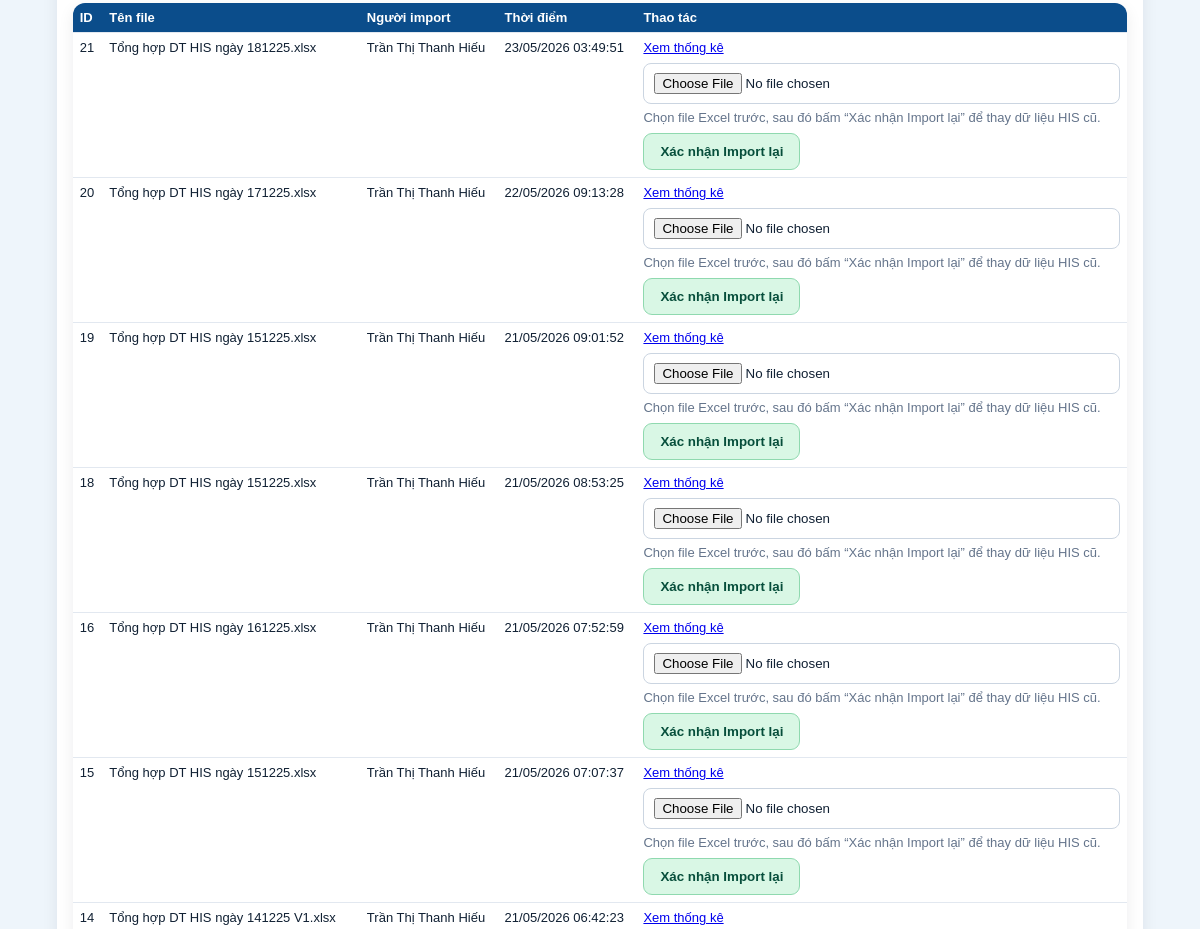
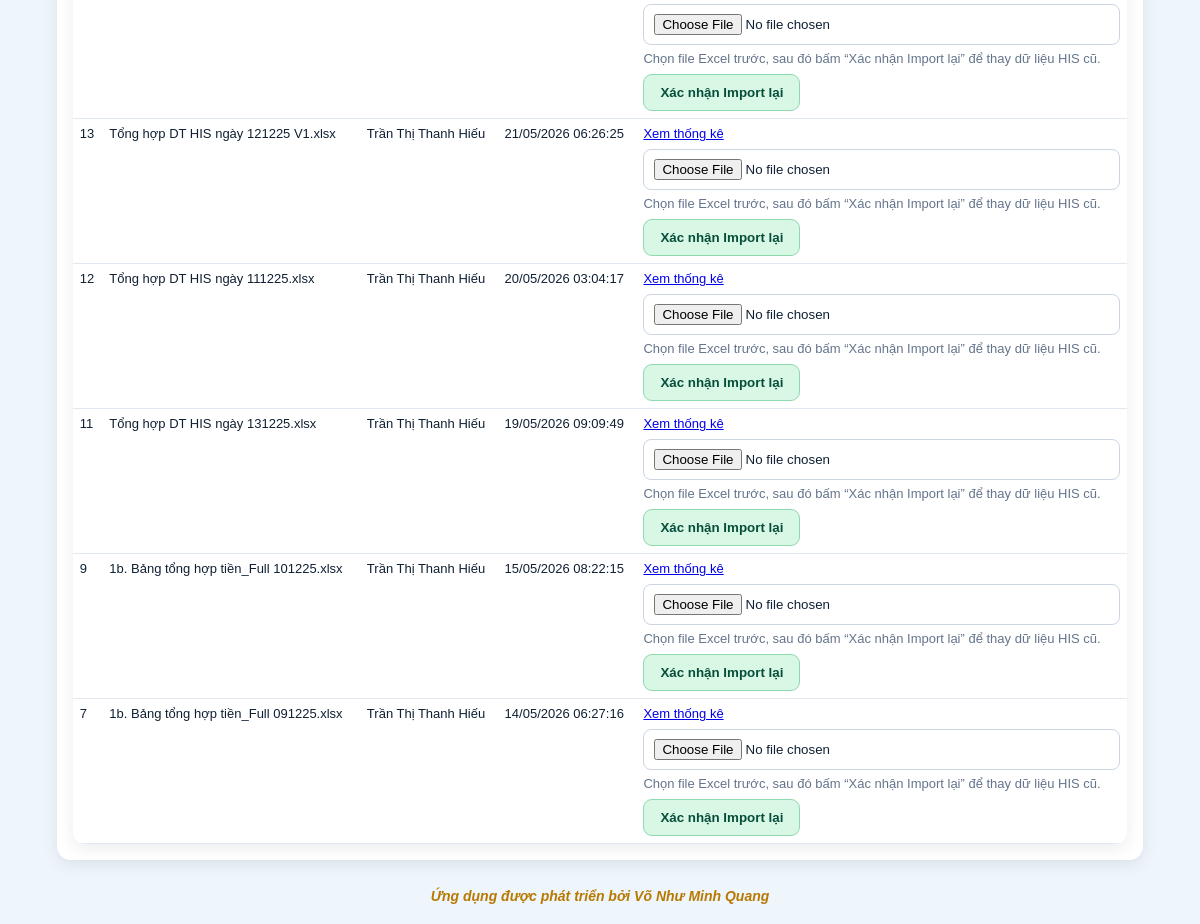
Page /cash-control (signed in, lower part) on the earlier database version (2 pictures, top to bottom).
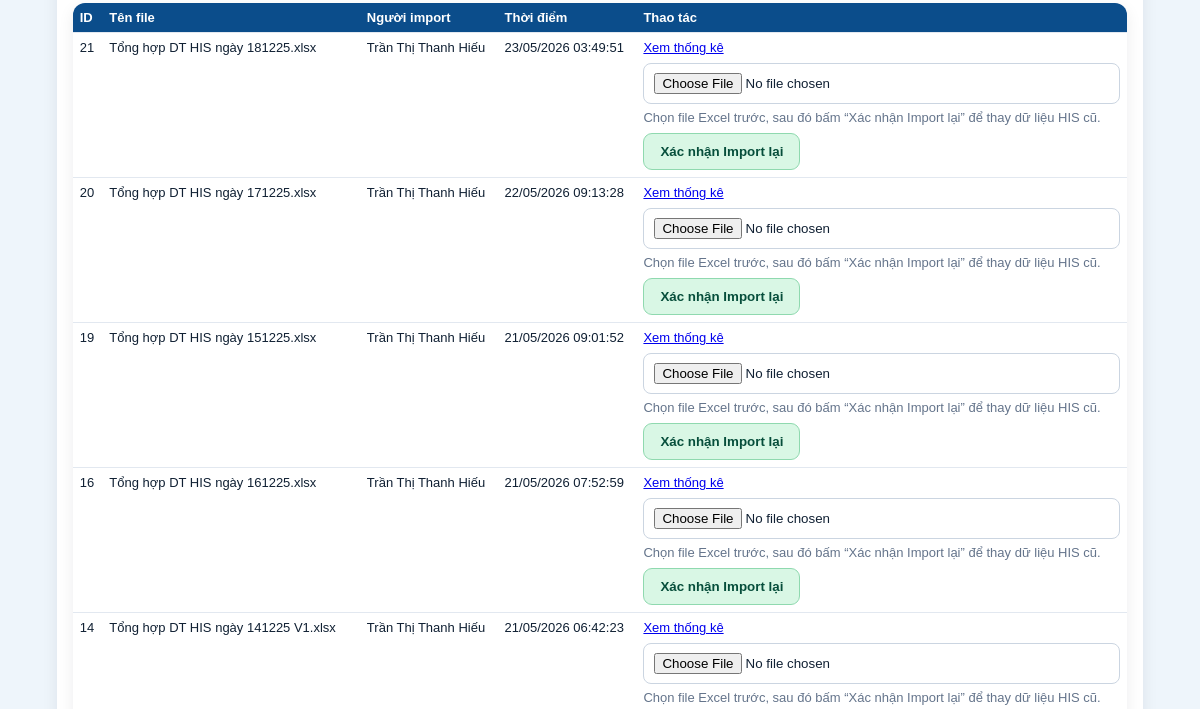
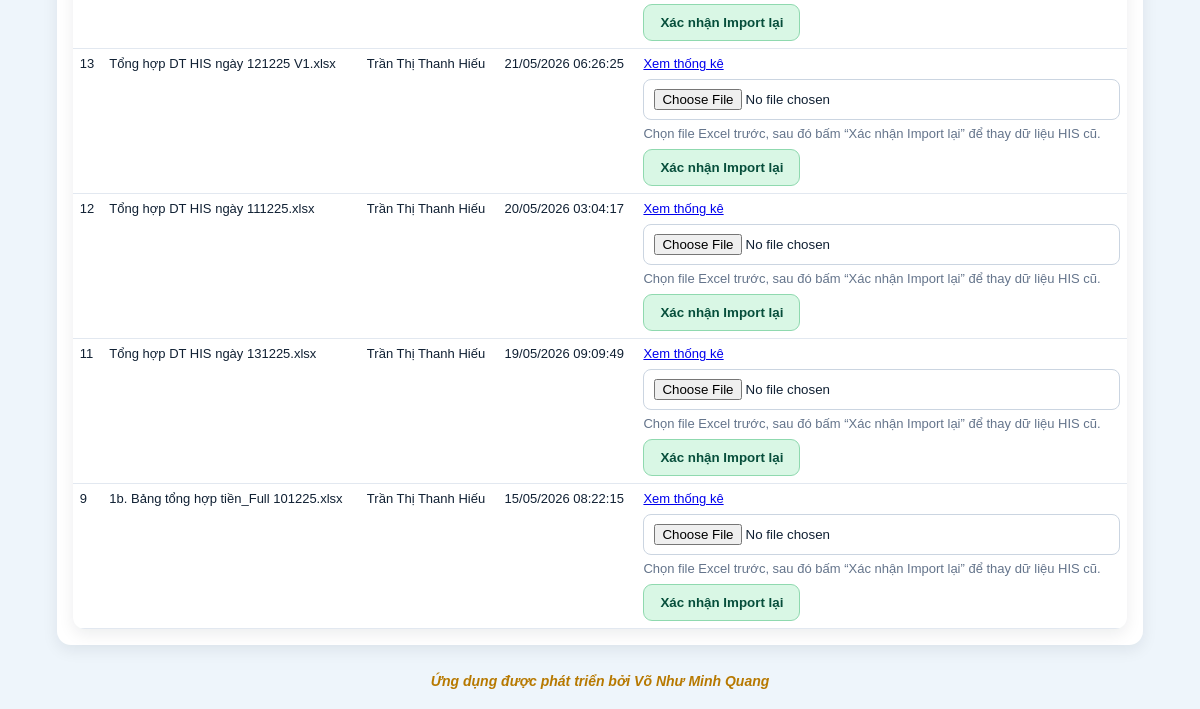
Same page on the later database version (2 pictures, top to bottom).
### tables this page shows
CREATE TABLE cash_control_batches (
                id INTEGER PRIMARY KEY AUTOINCREMENT,
                title TEXT NOT NULL,
                original_filename TEXT,
                report_date TEXT,
                created_by INTEGER NOT NULL,
                created_at TEXT NOT NULL DEFAULT CURRENT_TIMESTAMP,
                FOREIGN KEY(created_by) REFERENCES users(id)
            );

### app/models.py (models this page shows)
class Users(Base):
    __tablename__ = "users"
    id = Column(Integer, primary_key=True)
    username = Column(String, unique=True, nullable=False, index=True)
    full_name = Column(String, nullable=False)
    password_hash = Column(String, nullable=False)
    unit_code = Column(String, nullable=False, default="THANH_VIEN_TRUNG_TAP")
    role_code = Column(String, nullable=False, default="THANH_VIEN_TRUNG_TAP")
    position_title = Column(String, nullable=False, default="Thành viên trưng tập")
    is_active = Column(Integer, nullable=False, default=1)
    created_at = Column(String, nullable=False)
    status = column_property(
        case(
            (is_active == 1, "ACTIVE"),
            else_="LOCKED",
        )
    )

### app/routers/cash_control.py (the view)
@router.get("")
def cash_control_index(request: Request):
    denied = require_cash_control_access(request)
    if denied:
        return denied
    user = request.state.user
    active_main_tab = request.query_params.get("main_tab") or "summary"
    active_summary_tab = request.query_params.get("summary_tab") or "his"
    if user.get("role_code") in BOARD_ROLES:
        active_main_tab = "voucher"
        active_summary_tab = "his"
    selected_his_import_year = query_text(request, "his_import_year")
    selected_his_import_month = query_text(request, "his_import_month")
    selected_his_import_day = query_text(request, "his_import_day")
    selected_cashbook_import_year = query_text(request, "cashbook_import_year")
    selected_cashbook_import_month = query_text(request, "cashbook_import_month")
    selected_cashbook_import_day = query_text(request, "cashbook_import_day")
    selected_accounting_import_year = query_text(request, "accounting_import_year")
    selected_accounting_import_month = query_text(request, "accounting_import_month")
    selected_accounting_import_day = query_text(request, "accounting_import_day")
    selected_cash_voucher_year = query_text(request, "cash_voucher_year")
    selected_cash_voucher_month = query_text(request, "cash_voucher_month")
    selected_cash_voucher_day = query_text(request, "cash_voucher_day")
    editing_voucher_id = query_int(request, "editing_voucher_id")
    if user.get("role_code") in BOARD_ROLES:
        editing_voucher_id = None
    with get_conn() as conn:
        batches = conn.execute(
            """
            SELECT b.*, u.full_name AS creator_name
            FROM cash_control_batches b
            JOIN users u ON u.id = b.created_by
            ORDER BY b.id DESC
            """
        ).fetchall()
        cash_voucher_where = ["1=1"]
        cash_voucher_params: list[Any] = []
        if user.get("role_code") == ROLE_ADMIN:
            pass
        elif user.get("role_code") == "TRUONG_BAN_KSNB":
            pass
        elif user.get("role_code") == "PHO_TRUONG_BAN_KSNB":
            cash_voucher_where.append("(v.created_by = ? OR v.current_handler = ?)")
            cash_voucher_params.extend([user["id"], user["id"]])
        elif user.get("role_code") == "NHAN_VIEN_KSNB":
            cash_voucher_where.append("v.created_by = ?")
            cash_voucher_params.append(user["id"])
        elif user.get("role_code") == "TONG_GIAM_DOC":
            cash_voucher_where.append("v.status IN ('SUBMITTED_TO_BOARD', 'BOARD_VIEWED', 'BOARD_SAVED')")
        elif user.get("role_code") in BOARD_ROLES:
            cash_voucher_where.append("v.status IN ('SUBMITTED_TO_BOARD', 'BOARD_VIEWED', 'BOARD_SAVED') AND (v.current_handler = ? OR v.board_user_id = ?)")
            cash_voucher_params.extend([user["id"], user["id"]])
        else:
            cash_voucher_where.append("0=1")
        if selected_cash_voucher_year:
            cash_voucher_where.append("strftime('%Y', v.created_at) = ?")
            cash_voucher_params.append(selected_cash_voucher_year)
        if selected_cash_voucher_month:
            cash_voucher_where.append("strftime('%m', v.created_at) = ?")
            cash_voucher_params.append(selected_cash_voucher_month.zfill(2))
        if selected_cash_voucher_day:
            cash_voucher_where.append("strftime('%d', v.created_at) = ?")
            cash_voucher_params.append(selected_cash_voucher_day.zfill(2))
        cash_voucher_where_sql = " AND ".join(cash_voucher_where)
        cash_control_vouchers = conn.execute(
            f"""
            SELECT v.*, u.full_name AS creator_name
            FROM cash_control_vouchers v
            JOIN users u ON u.id = v.created_by
            WHERE {cash_voucher_where_sql}
            ORDER BY v.id DESC
            """,
            cash_voucher_params,
        ).fetchall()
        cash_control_voucher_years = conn.execute(
            """
            SELECT DISTINCT strftime('%Y', created_at) AS year
            FROM cash_control_vouchers
            WHERE created_at IS NOT NULL
            ORDER BY year DESC
            """
        ).fetchall()
        editing_cash_voucher = None
        if editing_voucher_id:
            editing_cash_voucher = conn.execute(
                """
                SELECT v.*, u.full_name AS creator_name
                FROM cash_control_vouchers v
                JOIN users u ON u.id = v.created_by
                WHERE v.id = ?
                """,
                (editing_voucher_id,),
            ).fetchone()
            if not can_view_cash_control_voucher(user, editing_cash_voucher):
                editing_cash_voucher = None
    cash_control_voucher_rows = []
    for row in cash_control_vouchers:
        item = dict(row)
        item["is_new_for_current_user"] = False
        if user["role_code"] == "ADMIN" and item["status"] in ("SUBMITTED_TO_HEAD", "SUBMITTED_TO_BOARD"):
            item["is_new_for_current_user"] = True
        elif user["role_code"] in HEAD_ROLES and item["status"] == "SUBMITTED_TO_HEAD" and item["current_handler"] == user["id"]:
            item["is_new_for_current_user"] = True
        elif user["role_code"] in BOARD_ROLES and item["status"] == "SUBMITTED_TO_BOARD" and (
            item["current_handler"] == user["id"]
            or item["board_user_id"] == user["id"]
        ):
            item["is_new_for_current_user"] = True
        cash_control_voucher_rows.append(item)
    cash_control_new_count = sum(1 for item in cash_control_voucher_rows if item["is_new_for_current_user"])
    cash_control_voucher_months = [f"{i:02d}" for i in range(1, 13)]
    cash_control_voucher_days = [f"{i:02d}" for i in range(1, 32)]
    his_import_filter_choices = import_filter_choices(list(batches))
    filtered_batches = filter_import_batches(
        list(batches),
        selected_year=selected_his_import_year,
        selected_month=selected_his_import_month,
        selected_day=selected_his_import_day,
    )
    selected_his_batch_id = query_int(request, "his_batch_id")
    selected_cashbook_batch_id = query_int(request, "cashbook_batch_id")
    selected_accounting_batch_id = query_int(request, "accounting_batch_id")
    if active_main_tab == "voucher" and editing_cash_voucher:
        if selected_his_batch_id is None:
            selected_his_batch_id = editing_cash_voucher["his_batch_id"]
        if selected_cashbook_batch_id is None:
            selected_cashbook_batch_id = editing_cash_voucher["cashbook_batch_id"]
        if selected_accounting_batch_id is None:
            selected_accounting_batch_id = editing_cash_voucher["accounting_batch_id"]
    his_context = load_latest_his_context(selected_his_batch_id) if active_main_tab in {"reconcile", "voucher"} else {
        "selected_batch": None,
        "summaries": [],
        "totals": {},
    }
    cashbook_context = load_cashbook_context(selected_cashbook_batch_id)
    accounting_context = load_accounting_context(selected_accounting_batch_id)
    reconcile_context = build_reconcile_context(
        his_context["totals"],
        his_context["summaries"],
        cashbook_context,
        accounting_context,
        his_context["selected_batch"]["id"] if his_context["selected_batch"] else None,
    )
    control_voucher_context = build_control_voucher_context(
        his_context["totals"],
        cashbook_context,
        accounting_context,
    )
    signature_user_context = load_cash_control_signature_users()
    cashbook_import_filter_choices = import_filter_choices(list(cashbook_context.get("cashbook_batches", [])))
    accounting_import_filter_choices = import_filter_choices(list(accounting_context.get("accounting_batches", [])))
    filtered_cashbook_batches = filter_import_batches(
        list(cashbook_context.get("cashbook_batches", [])),
        selected_year=selected_cashbook_import_year,
        selected_month=selected_cashbook_import_month,
        selected_day=selected_cashbook_import_day,
    )
    filtered_accounting_batches = filter_import_batches(
        list(accounting_context.get("accounting_batches", [])),
        selected_year=selected_accounting_import_year,
        selected_month=selected_accounting_import_month,
        selected_day=selected_accounting_import_day,
    )
    return templates.TemplateResponse(
        "cash_control_index.html",
        {
            "request": request,
            "user": user,
            "batches": filtered_batches,
            "his_import_years": his_import_filter_choices["years"],
            "his_import_months": his_import_filter_choices["months"],
            "his_import_days": his_import_filter_choices["days"],
            "selected_his_import_year": selected_his_import_year,
            "selected_his_import_month": selected_his_import_month.zfill(2) if selected_his_import_month else "",
            "selected_his_import_day": selected_his_import_day.zfill(2) if selected_his_import_day else "",
            "cashbook_batches_filtered": filtered_cashbook_batches,
            "cashbook_import_years": cashbook_import_filter_choices["years"],
            "cashbook_import_months": cashbook_import_filter_choices["months"],
            "cashbook_import_days": cashbook_import_filter_choices["days"],
            "selected_cashbook_import_year": selected_cashbook_import_year,
            "selected_cashbook_import_month": selected_cashbook_import_month.zfill(2) if selected_cashbook_import_month else "",
            "selected_cashbook_import_day": selected_cashbook_import_day.zfill(2) if selected_cashbook_import_day else "",
            "accounting_batches_filtered": filtered_accounting_batches,
            "accounting_import_years": accounting_import_filter_choices["years"],
            "accounting_import_months": accounting_import_filter_choices["months"],
            "accounting_import_days": accounting_import_filter_choices["days"],
            "selected_accounting_import_year": selected_accounting_import_year,
            "selected_accounting_import_month": selected_accounting_import_month.zfill(2) if selected_accounting_import_month else "",
            "selected_accounting_import_day": selected_accounting_import_day.zfill(2) if selected_accounting_import_day else "",
            "cash_control_status_labels": CASH_CONTROL_STATUS_LABELS,
            "cash_control_vouchers": cash_control_voucher_rows,
            "cash_control_voucher_years": cash_control_voucher_years,
            "cash_control_voucher_months": cash_control_voucher_months,
            "cash_control_new_count": cash_control_new_count,
            "cash_control_voucher_days": cash_control_voucher_days,
            "selected_cash_voucher_year": selected_cash_voucher_year,
            "selected_cash_voucher_month": selected_cash_voucher_month.zfill(2) if selected_cash_voucher_month else "",
            "selected_cash_voucher_day": selected_cash_voucher_day.zfill(2) if selected_cash_voucher_day else "",
            "editing_cash_voucher": editing_cash_voucher,
            "selected_batch": his_context["selected_batch"],
            "summaries": his_context["summaries"],
            "totals": his_context["totals"],
            "error": None,
            "active_main_tab": active_main_tab,
            "active_summary_tab": active_summary_tab,
            "cash_control_revenue_items": CASH_CONTROL_REVENUE_ITEMS,
            "cash_control_expense_items": CASH_CONTROL_EXPENSE_ITEMS,
            "format_vn_sqlite_datetime": format_vn_sqlite_datetime,
            "format_vn_control_date": format_vn_control_date,
            "selected_his_batch_id": selected_his_batch_id or (his_context["selected_batch"]["id"] if his_context["selected_batch"] else None),
            "selected_cashbook_batch_id": selected_cashbook_batch_id or (cashbook_context["selected_cashbook_batch"]["id"] if cashbook_context["selected_cashbook_batch"] else None),
            "selected_accounting_batch_id": selected_accounting_batch_id or (accounting_context["selected_accounting_batch"]["id"] if accounting_context["selected_accounting_batch"] else None),
            **cashbook_context,
            **accounting_context,
            **reconcile_context,
            **control_voucher_context,
            **signature_user_context,
        },
    )

### app/templates/cash_control_index.html (shortened to what this page needs)
{% extends 'base.html' %}
{% block content %}
{% if active_main_tab == 'summary' %}
  {% if active_summary_tab == 'his' %}
  <div class="panel">
    <table class="table compact">
      <thead>
        <tr>
          <th>ID</th>
          <th>Tên file</th>
          <th>Người import</th>
          <th>Thời điểm</th>
          <th>Thao tác</th>
        </tr>
      </thead>
      <tbody>
        {% for b in batches %}
        <tr>
          <td>{{ b.id }}</td>
          <td>{{ b.original_filename }}</td>
          <td>{{ b.creator_name }}</td>
          <td>{{ format_vn_sqlite_datetime(b.created_at) }}</td>
          <td>
            <a href="/cash-control/{{ b.id }}?main_tab=summary&summary_tab=his">Xem thống kê</a>
            <form method="post" action="/cash-control/import/{{ b.id }}/replace" enctype="multipart/form-data" style="margin-top:8px;">
              <input type="file" name="revenue_file" accept=".xlsx" required>
              <div class="muted" style="margin-top:6px;">
                Chọn file Excel trước, sau đó bấm “Xác nhận Import lại” để thay dữ liệu HIS cũ.
              </div>
              <button class="secondary cash-control-ui-font cash-btn-confirm-import" type="submit" style="margin-top:8px;" onclick="return confirm('Bạn chắc chắn muốn import lại dữ liệu HIS? Dữ liệu cũ sẽ được thay bằng file mới.');">Xác nhận Import lại</button>
            </form>
          </td>
        </tr>
        {% else %}
        <tr><td colspan="5" class="empty">Chưa có dữ liệu import HIS.</td></tr>
        {% endfor %}
      </tbody>
    </table>
  </div>
  {% endif %}
{% endif %}
{% endblock %}

Differences in the rows shown:
removed cash_control_batches: id "18", original_filename "Tổng hợp DT HIS ngày 151225.xlsx", creator_name "Trần Thị Thanh Hiếu", created_at "21/05/2026 08:53:25"
removed cash_control_batches: id "15", original_filename "Tổng hợp DT HIS ngày 151225.xlsx", creator_name "Trần Thị Thanh Hiếu", created_at "21/05/2026 07:07:37"
removed cash_control_batches: id "7", original_filename "1b. Bảng tổng hợp tiền_Full 091225.xlsx", creator_name "Trần Thị Thanh Hiếu", created_at "14/05/2026 06:27:16"
